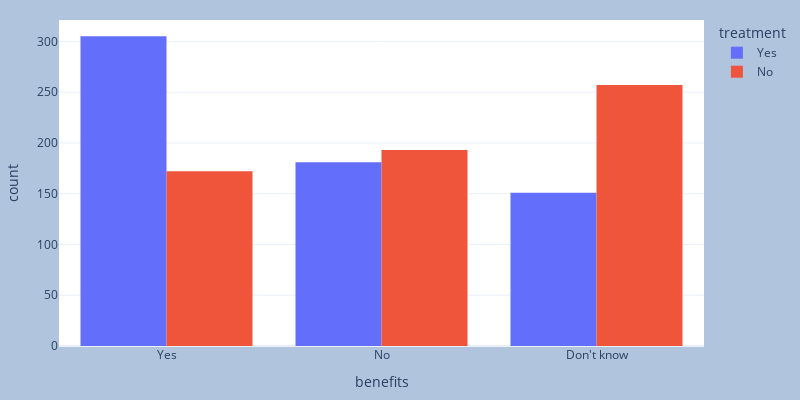

Source (notebook cell):
### Code cell
fig = px.histogram(data, x = 'benefits',color='treatment',barmode='group', width=800, height=400)
fig.update_layout(
    margin=dict(l=20, r=20, t=20, b=20),
    paper_bgcolor="LightSteelBlue",
)

fig.show()

### Figure 1 — Plotly figure (JSON) as saved in the notebook; plotly's stock layout.template omitted (floating-point values rounded to 4 significant figures; data arrays with more than 128 entries replaced by an {"elided": "..."} marker saying what was removed)
{"data": [{"alignmentgroup": "True", "bingroup": "x", "hovertemplate": "treatment=Yes<br>benefits=%{x}<br>count=%{y}<extra></extra>", "legendgroup": "Yes", "marker": {"color": "#636efa", "pattern": {"shape": ""}}, "name": "Yes", "offsetgroup": "Yes", "orientation": "v", "showlegend": true, "type": "histogram", "x": {"elided": "637 str values"}, "xaxis": "x", "yaxis": "y"}, {"alignmentgroup": "True", "bingroup": "x", "hovertemplate": "treatment=No<br>benefits=%{x}<br>count=%{y}<extra></extra>", "legendgroup": "No", "marker": {"color": "#EF553B", "pattern": {"shape": ""}}, "name": "No", "offsetgroup": "No", "orientation": "v", "showlegend": true, "type": "histogram", "x": {"elided": "622 str values"}, "xaxis": "x", "yaxis": "y"}], "layout": {"barmode": "group", "height": 400, "legend": {"title": {"text": "treatment"}, "tracegroupgap": 0}, "margin": {"b": 20, "l": 20, "r": 20, "t": 20}, "paper_bgcolor": "LightSteelBlue", "width": 800, "xaxis": {"anchor": "y", "domain": [0, 1], "title": {"text": "benefits"}}, "yaxis": {"anchor": "x", "domain": [0, 1], "title": {"text": "count"}}}}
